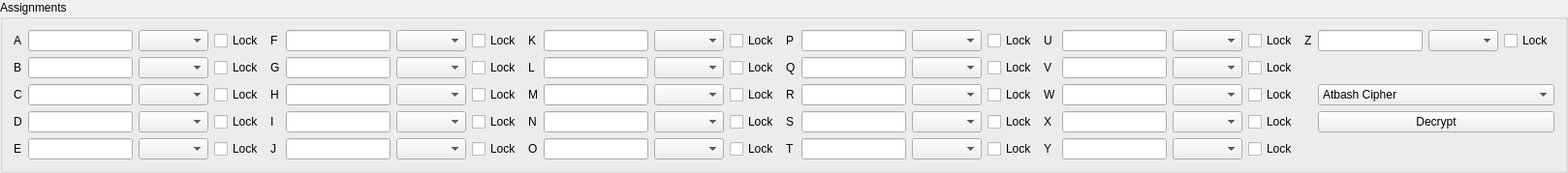
    <widget class="QGroupBox" name="groupBox">
     <property name="title">
      <string>Assignments</string>
     </property>
     <layout class="QGridLayout" name="gridLayout_2">
      <item row="4" column="32">
       <widget class="QCheckBox" name="checkBoxY">
        <property name="text">
         <string>Lock</string>
        </property>
       </widget>
      </item>
      <item row="0" column="2">
       <widget class="QComboBox" name="comboBox"/>
      </item>
      <item row="2" column="29">
       <widget class="QLabel" name="label_23">
        <property name="text">
         <string>W</string>
        </property>
        <property name="buddy">
         <cstring>wEdit</cstring>
        </property>
       </widget>
      </item>
      <item row="3" column="30">
       <widget class="QLineEdit" name="xEdit"/>
      </item>
      <item row="2" column="30">
       <widget class="QLineEdit" name="wEdit"/>
      </item>
      <item row="0" column="7">
       <widget class="QLineEdit" name="fEdit"/>
      </item>
      <item row="0" column="28">
       <widget class="QCheckBox" name="checkBoxP">
        <property name="text">
         <string>Lock</string>
        </property>
       </widget>
      </item>
      <item row="4" column="23">
       <widget class="QComboBox" name="comboBox_14"/>
      </item>
      <item row="2" column="2">
       <widget class="QComboBox" name="comboBox_3"/>
      </item>
      <item row="3" column="34" colspan="3">
       <widget class="QPushButton" name="toDecrypt">
        <property name="text">
         <string>Decrypt</string>
        </property>
       </widget>
      </item>
      <item row="1" column="1">
       <widget class="QLineEdit" name="bEdit"/>
      </item>
      <item row="3" column="32">
       <widget class="QCheckBox" name="checkBoxX">
        <property name="text">
         <string>Lock</string>
        </property>
       </widget>
      </item>
      <item row="1" column="8">
       <widget class="QComboBox" name="comboBox_8"/>
      </item>
      <item row="1" column="0">
       <widget class="QLabel" name="label_2">
        <property name="text">
         <string>B</string>
        </property>
        <property name="buddy">
         <cstring>bEdit</cstring>
        </property>
       </widget>
      </item>
      <item row="3" column="29">
       <widget class="QLabel" name="label_24">
        <property name="text">
         <string>X</string>
        </property>
        <property name="buddy">
         <cstring>xEdit</cstring>
        </property>
       </widget>
      </item>
      <item row="0" column="9">
       <widget class="QCheckBox" name="checkBoxF">
        <property name="text">
         <string>Lock</string>
        </property>
       </widget>
      </item>
      <item row="2" column="24">
       <widget class="QCheckBox" name="checkBoxM">
        <property name="text">
         <string>Lock</string>
        </property>
       </widget>
      </item>
      <item row="1" column="24">
       <widget class="QCheckBox" name="checkBoxL">
        <property name="text">
         <string>Lock</string>
        </property>
       </widget>
      </item>
      <item row="0" column="8">
       <widget class="QComboBox" name="comboBox_9"/>
      </item>
      <item row="3" column="26">
       <widget class="QLineEdit" name="sEdit"/>
      </item>
      <item row="0" column="25">
       <widget class="QLabel" name="label_16">
        <property name="text">
         <string>P</string>
        </property>
        <property name="buddy">
         <cstring>pEdit</cstring>
        </property>
       </widget>
      </item>
      <item row="1" column="22">
       <widget class="QLineEdit" name="lEdit"/>
      </item>
      <item row="4" column="9">
       <widget class="QCheckBox" name="checkBoxJ">
        <property name="text">
         <string>Lock</string>
        </property>
       </widget>
      </item>
      <item row="4" column="24">
       <widget class="QCheckBox" name="checkBoxO">
        <property name="text">
         <string>Lock</string>
        </property>
       </widget>
      </item>
      <item row="2" column="1">
       <widget class="QLineEdit" name="cEdit"/>
      </item>
      <item row="4" column="22">
       <widget class="QLineEdit" name="oEdit"/>
      </item>
      <item row="3" column="8">
       <widget class="QComboBox" name="comboBox_6"/>
      </item>
      <item row="4" column="25">
       <widget class="QLabel" name="label_20">
        <property name="text">
         <string>T</string>
        </property>
        <property name="buddy">
         <cstring>tEdit</cstring>
        </property>
       </widget>
      </item>
      <item row="1" column="23">
       <widget class="QComboBox" name="comboBox_18"/>
      </item>
      <item row="0" column="24">
       <widget class="QCheckBox" name="checkBoxK">
        <property name="text">
         <string>Lock</string>
        </property>
       </widget>
      </item>
      <item row="0" column="36">
       <widget class="QCheckBox" name="checkBoxZ">
        <property name="text">
         <string>Lock</string>
        </property>
       </widget>
      </item>
      <item row="3" column="7">
       <widget class="QLineEdit" name="iEdit"/>
      </item>
      <item row="3" column="9">
       <widget class="QCheckBox" name="checkBoxI">
        <property name="text">
         <string>Lock</string>
        </property>
       </widget>
      </item>
      <item row="1" column="3">
       <widget class="QCheckBox" name="checkBoxB">
        <property name="text">
         <string>Lock</string>
        </property>
       </widget>
      </item>
      <item row="0" column="0">
       <widget class="QLabel" name="label">
        <property name="text">
         <string>A</string>
        </property>
        <property name="buddy">
         <cstring>aEdit</cstring>
        </property>
       </widget>
      </item>
      <item row="3" column="22">
       <widget class="QLineEdit" name="nEdit"/>
      </item>
      <item row="4" column="26">
       <widget class="QLineEdit" name="tEdit"/>
      </item>
      <item row="1" column="28">
       <widget class="QCheckBox" name="checkBoxQ">
        <property name="text">
         <string>Lock</string>
        </property>
       </widget>
      </item>
      <item row="0" column="32">
       <widget class="QCheckBox" name="checkBoxU">
        <property name="text">
         <string>Lock</string>
        </property>
       </widget>
      </item>
      <item row="4" column="10">
       <widget class="QLabel" name="label_15">
        <property name="text">
         <string>O</string>
        </property>
        <property name="buddy">
         <cstring>oEdit</cstring>
        </property>
       </widget>
      </item>
      <item row="3" column="1">
       <widget class="QLineEdit" name="dEdit"/>
      </item>
      <item row="1" column="2">
       <widget class="QComboBox" name="comboBox_2"/>
      </item>
      <item row="2" column="9">
       <widget class="QCheckBox" name="checkBoxH">
        <property name="text">
         <string>Lock</string>
        </property>
       </widget>
      </item>
      <item row="3" column="3">
       <widget class="QCheckBox" name="checkBoxD">
        <property name="text">
         <string>Lock</string>
        </property>
       </widget>
      </item>
      <item row="0" column="23">
       <widget class="QComboBox" name="comboBox_11"/>
      </item>
      <item row="4" column="0">
       <widget class="QLabel" name="label_4">
        <property name="text">
         <string>E</string>
        </property>
        <property name="buddy">
         <cstring>eEdit</cstring>
        </property>
       </widget>
      </item>
      <item row="0" column="5">
       <widget class="QLabel" name="label_6">
        <property name="text">
         <string>F</string>
        </property>
        <property name="buddy">
         <cstring>fEdit</cstring>
        </property>
       </widget>
      </item>
      <item row="2" column="22">
       <widget class="QLineEdit" name="mEdit"/>
      </item>
      <item row="3" column="5">
       <widget class="QLabel" name="label_9">
        <property name="text">
         <string>I</string>
        </property>
        <property name="buddy">
         <cstring>iEdit</cstring>
        </property>
       </widget>
      </item>
      <item row="1" column="25">
       <widget class="QLabel" name="label_17">
        <property name="text">
         <string>Q</string>
        </property>
        <property name="buddy">
         <cstring>qEdit</cstring>
        </property>
       </widget>
      </item>
      <item row="3" column="24">
       <widget class="QCheckBox" name="checkBoxN">
        <property name="text">
         <string>Lock</string>
        </property>
       </widget>
      </item>
      <item row="4" column="2">
       <widget class="QComboBox" name="comboBox_5"/>
      </item>
      <item row="1" column="29">
       <widget class="QLabel" name="label_22">
        <property name="text">
         <string>V</string>
        </property>
        <property name="buddy">
         <cstring>vEdit</cstring>
        </property>
       </widget>
      </item>
      <item row="1" column="7">
       <widget class="QLineEdit" name="gEdit"/>
      </item>
      <item row="3" column="10">
       <widget class="QLabel" name="label_14">
        <property name="text">
         <string>N</string>
        </property>
        <property name="buddy">
         <cstring>nEdit</cstring>
        </property>
       </widget>
      </item>
      <item row="4" column="5">
       <widget class="QLabel" name="label_10">
        <property name="text">
         <string>J</string>
        </property>
        <property name="buddy">
         <cstring>jEdit</cstring>
        </property>
       </widget>
      </item>
      <item row="0" column="10">
       <widget class="QLabel" name="label_11">
        <property name="text">
         <string>K</string>
        </property>
        <property name="buddy">
         <cstring>kEdit</cstring>
        </property>
       </widget>
      </item>
      <item row="3" column="27">
       <widget class="QComboBox" name="comboBox_26"/>
      </item>
      <item row="4" column="8">
       <widget class="QComboBox" name="comboBox_10"/>
      </item>
      <item row="1" column="30">
       <widget class="QLineEdit" name="vEdit"/>
      </item>
      <item row="1" column="26">
       <widget class="QLineEdit" name="qEdit"/>
      </item>
      <item row="3" column="2">
       <widget class="QComboBox" name="comboBox_4"/>
      </item>
      <item row="2" column="25">
       <widget class="QLabel" name="label_18">
        <property name="text">
         <string>R</string>
        </property>
        <property name="buddy">
         <cstring>rEdit</cstring>
        </property>
       </widget>
      </item>
      <item row="4" column="3">
       <widget class="QCheckBox" name="checkBoxE">
        <property name="text">
         <string>Lock</string>
        </property>
       </widget>
      </item>
      <item row="2" column="31">
       <widget class="QComboBox" name="comboBox_21"/>
      </item>
      <item row="4" column="30">
       <widget class="QLineEdit" name="yEdit"/>
      </item>
      <item row="2" column="5">
       <widget class="QLabel" name="label_8">
        <property name="text">
         <string>H</string>
        </property>
        <property name="buddy">
         <cstring>hEdit</cstring>
        </property>
       </widget>
      </item>
      <item row="0" column="30">
       <widget class="QLineEdit" name="uEdit"/>
      </item>
      <item row="4" column="27">
       <widget class="QComboBox" name="comboBox_25"/>
      </item>
      <item row="2" column="28">
       <widget class="QCheckBox" name="checkBoxR">
        <property name="text">
         <string>Lock</string>
        </property>
       </widget>
      </item>
      <item row="0" column="33">
       <widget class="QLabel" name="label_26">
        <property name="text">
         <string>Z</string>
        </property>
        <property name="buddy">
         <cstring>zEdit</cstring>
        </property>
       </widget>
      </item>
      <item row="0" column="31">
       <widget class="QComboBox" name="comboBox_19"/>
      </item>
      <item row="2" column="0">
       <widget class="QLabel" name="label_3">
        <property name="text">
         <string>C</string>
        </property>
        <property name="buddy">
         <cstring>cEdit</cstring>
        </property>
       </widget>
      </item>
      <item row="4" column="7">
       <widget class="QLineEdit" name="jEdit"/>
      </item>
      <item row="2" column="8">
       <widget class="QComboBox" name="comboBox_7"/>
      </item>
      <item row="3" column="0">
       <widget class="QLabel" name="label_5">
        <property name="text">
         <string>D</string>
        </property>
        <property name="buddy">
         <cstring>dEdit</cstring>
        </property>
       </widget>
      </item>
      <item row="1" column="5">
       <widget class="QLabel" name="label_7">
        <property name="text">
         <string>G</string>
        </property>
        <property name="buddy">
         <cstring>gEdit</cstring>
        </property>
       </widget>
      </item>
      <item row="3" column="23">
       <widget class="QComboBox" name="comboBox_13"/>
      </item>
      <item row="0" column="22">
       <widget class="QLineEdit" name="kEdit"/>
      </item>
      <item row="2" column="26">
       <widget class="QLineEdit" name="rEdit"/>
      </item>
      <item row="0" column="26">
       <widget class="QLineEdit" name="pEdit"/>
      </item>
      <item row="0" column="35">
       <widget class="QComboBox" name="comboBox_24"/>
      </item>
      <item row="3" column="31">
       <widget class="QComboBox" name="comboBox_22"/>
      </item>
      <item row="4" column="1">
       <widget class="QLineEdit" name="eEdit"/>
      </item>
      <item row="1" column="27">
       <widget class="QComboBox" name="comboBox_16"/>
      </item>
      <item row="2" column="10">
       <widget class="QLabel" name="label_13">
        <property name="text">
         <string>M</string>
        </property>
        <property name="buddy">
         <cstring>mEdit</cstring>
        </property>
       </widget>
      </item>
      <item row="4" column="28">
       <widget class="QCheckBox" name="checkBoxT">
        <property name="text">
         <string>Lock</string>
        </property>
       </widget>
      </item>
      <item row="0" column="34">
       <widget class="QLineEdit" name="zEdit"/>
      </item>
      <item row="0" column="29">
       <widget class="QLabel" name="label_21">
        <property name="text">
         <string>U</string>
        </property>
        <property name="buddy">
         <cstring>uEdit</cstring>
        </property>
       </widget>
      </item>
      <item row="0" column="27">
       <widget class="QComboBox" name="comboBox_15"/>
      </item>
      <item row="2" column="27">
       <widget class="QComboBox" name="comboBox_17"/>
      </item>
      <item row="4" column="31">
       <widget class="QComboBox" name="comboBox_23"/>
      </item>
      <item row="2" column="23">
       <widget class="QComboBox" name="comboBox_12"/>
      </item>
      <item row="2" column="34" colspan="3">
       <widget class="QComboBox" name="listOfCiphers">
        <item>
         <property name="text">
          <string>Atbash Cipher</string>
         </property>
        </item>
        <item>
         <property name="text">
          <string>ROT 13</string>
         </property>
        </item>
        <item>
         <property name="text">
          <string>Caesar Cipher</string>
         </property>
        </item>
        <item>
         <property name="text">
          <string>Affiliate Cipher</string>
         </property>
        </item>
        <item>
         <property name="text">
          <string>Simple Replacement Cipher</string>
         </property>
        </item>
       </widget>
      </item>
      <item row="2" column="3">
       <widget class="QCheckBox" name="checkBoxC">
        <property name="text">
         <string>Lock</string>
        </property>
       </widget>
      </item>
      <item row="3" column="25">
       <widget class="QLabel" name="label_19">
        <property name="text">
         <string>S</string>
        </property>
        <property name="buddy">
         <cstring>sEdit</cstring>
        </property>
       </widget>
      </item>
      <item row="1" column="10">
       <widget class="QLabel" name="label_12">
        <property name="text">
         <string>L</string>
        </property>
        <property name="buddy">
         <cstring>lEdit</cstring>
        </property>
       </widget>
      </item>
      <item row="2" column="7">
       <widget class="QLineEdit" name="hEdit"/>
      </item>
      <item row="1" column="32">
       <widget class="QCheckBox" name="checkBoxV">
        <property name="text">
         <string>Lock</string>
        </property>
       </widget>
      </item>
      <item row="2" column="32">
       <widget class="QCheckBox" name="checkBoxW">
        <property name="text">
         <string>Lock</string>
        </property>
       </widget>
      </item>
      <item row="3" column="28">
       <widget class="QCheckBox" name="checkBoxS">
        <property name="text">
         <string>Lock</string>
        </property>
       </widget>
      </item>
      <item row="1" column="31">
       <widget class="QComboBox" name="comboBox_20"/>
      </item>
      <item row="0" column="1">
       <widget class="QLineEdit" name="aEdit"/>
      </item>
      <item row="1" column="9">
       <widget class="QCheckBox" name="checkBoxG">
        <property name="text">
         <string>Lock</string>
        </property>
       </widget>
      </item>
      <item row="4" column="29">
       <widget class="QLabel" name="label_25">
        <property name="text">
         <string>Y</string>
        </property>
        <property name="buddy">
         <cstring>yEdit</cstring>
        </property>
       </widget>
      </item>
      <item row="0" column="3">
       <widget class="QCheckBox" name="checkBoxA">
        <property name="whatsThis">
         <string>&lt;html&gt;&lt;head/&gt;&lt;body&gt;&lt;p&gt;&lt;br/&gt;&lt;/p&gt;&lt;/body&gt;&lt;/html&gt;</string>
        </property>
        <property name="text">
         <string>Lock</string>
        </property>
       </widget>
      </item>
     </layout>
    </widget>
